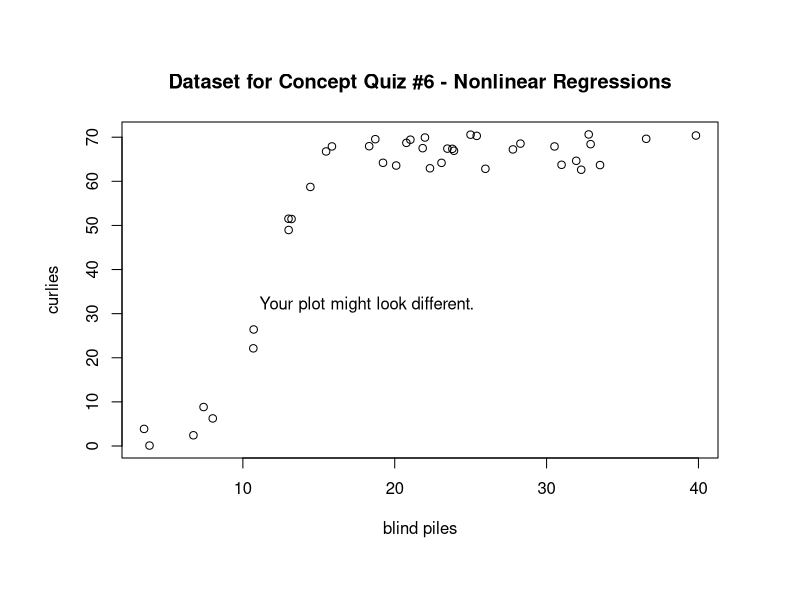
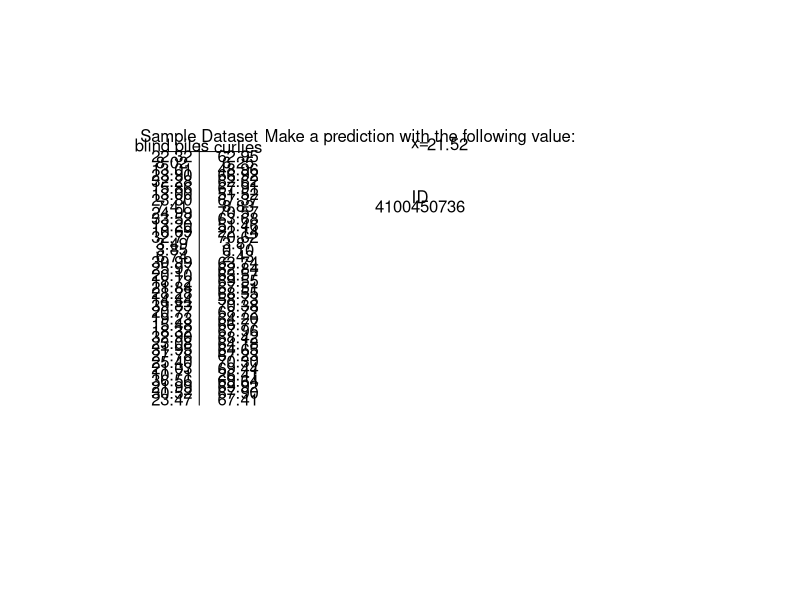
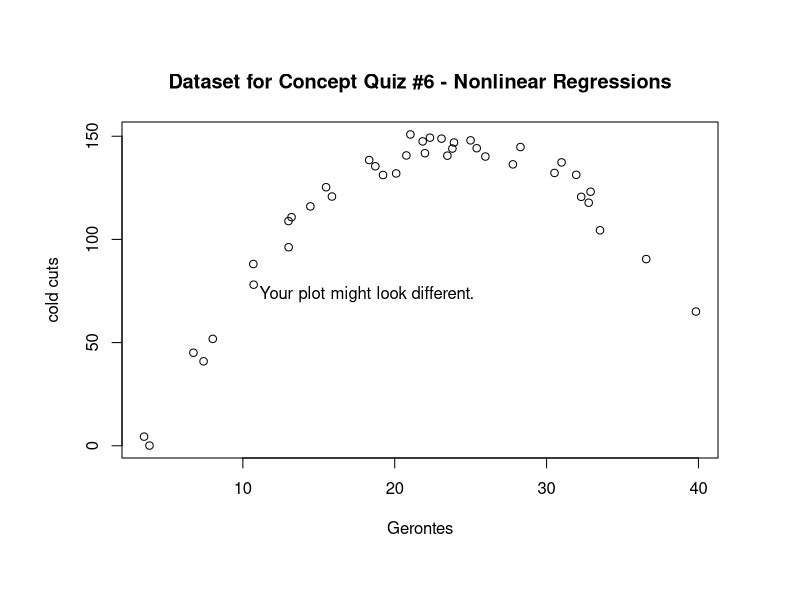
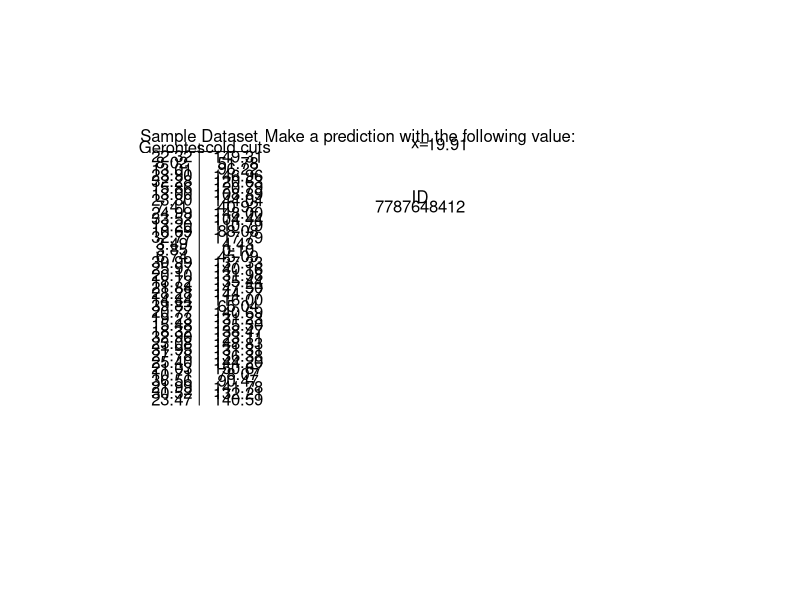
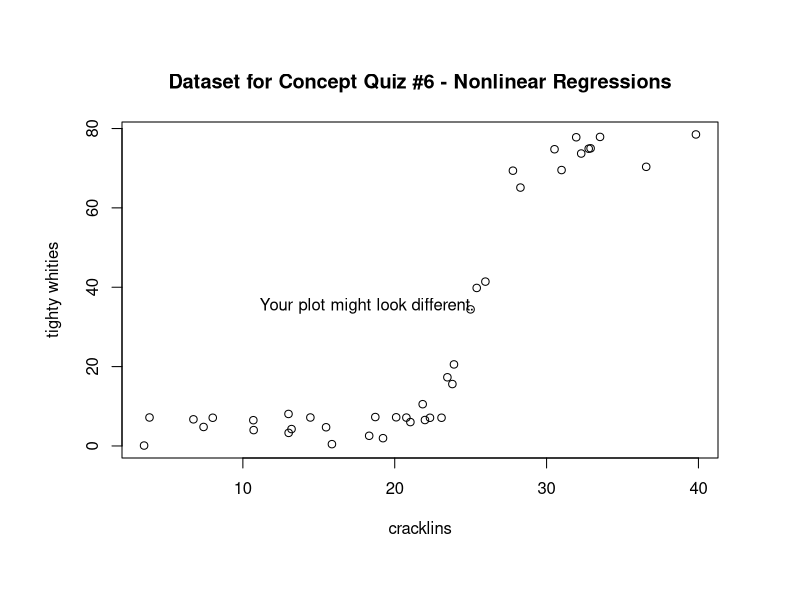
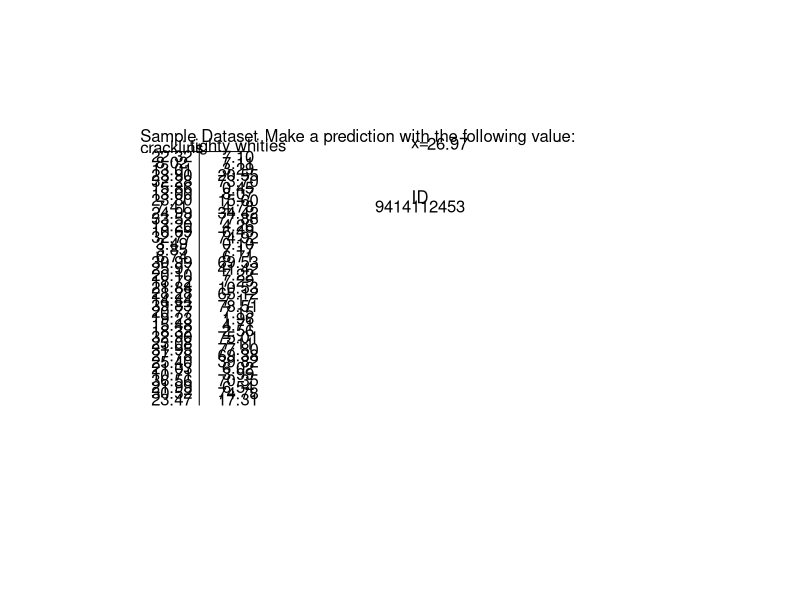
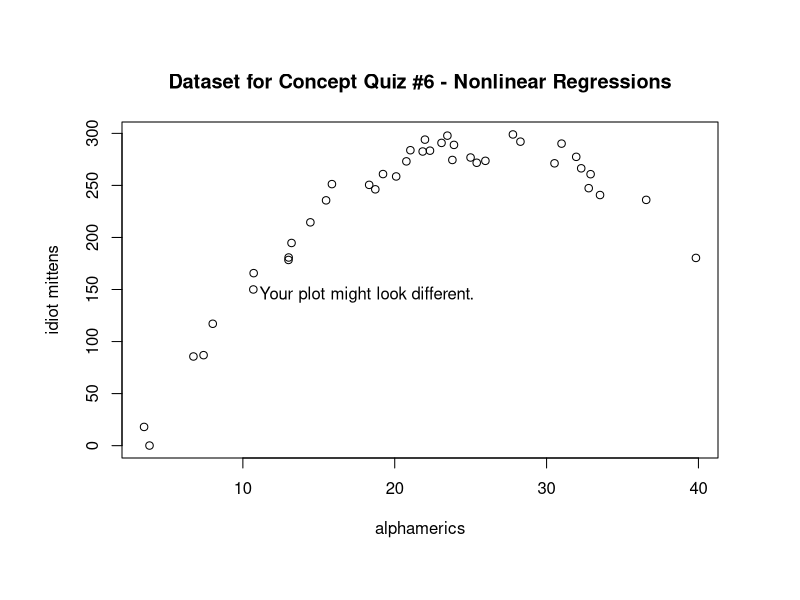
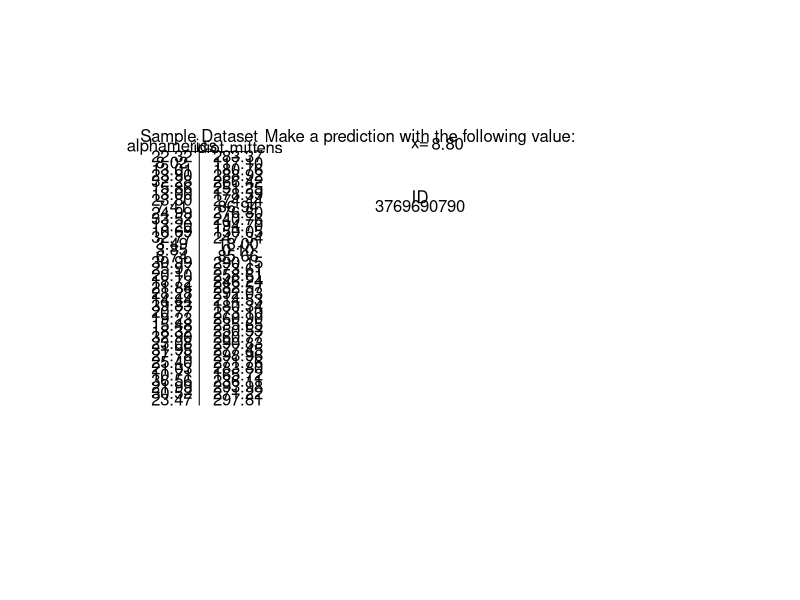

Here is the R script that generated these plots, in order:
## Designed to make random datasets for students to use in class assignments.

# Number of data points per dataset
n <- 40

# Upper bound for x-values. Lower bound is defaulted to zero.
r <- 40

# Create random (uniform) assortment of explanatory values.
x <- runif(n,min=0.01,max=r)

# Import list of plural nouns to be used to describe values.
nouns <- read.csv(file='nouns.csv')
print(head(nouns))

# Start a pdf file.
pdf(file="test.pdf",width=8.5,height=11,paper='special')

# Loop through the creation process. Each time through creates "two pages" that amount to a front and a back.
for (i in 1:52){
# Randomly assign an ID to this dataset	
	id <- sample(1000000000:9999999999,1)
# Randomly pick plural nouns to assign to explanatory and response values.
	pt <- sample(35:1200,1)
	xlabel <- nouns[pt,1]
	pt <- sample(35:1200,1)
	ylabel <- nouns[pt,1]
# Randomly pick which function family to use.
	funcType <- sample(2:5,1)
# Use the family function to produce a list of response values.
# Each function is randomized so that no two datasets will be identical.
### Function Types
	if (funcType == 1){
 	## Cubic
		a <- -0.00729167
		b <- 0.195833
  		y <- a*(x-10)*(x-10)*(x-10)+b*(x-10)*(x-10)
	} else if (funcType == 2){
 	## Logistic
  		mid <- runif(1,r/4,3*r/4)
		top <- runif(1,r/5,3*r)
  		c <- runif(1,-1,-.5)
  		y <- top/(1+exp(c*(x-mid)))
	} else if (funcType == 3){
 	## Quadratic
  		d <- runif(1,-.9,-.1)
		mid <- runif(1,r/3,2*r/3)
  		y <- d*(x-mid)*(x-mid)+r/2
	} else if (funcType == 4){
 	## Exponential
  		b <- runif(1,0.1,0.9)
		y <- b*exp(x/3)
	} else if (funcType == 5){
 	## Logarithmic
		a <- runif(1,1,2)
		b <- runif(1,3,8)
		c <- runif(1,5,15)
		y <- a*log(b*x)+c
	}
# Code here is to add "noise" to the response values.
# Get the range of values
	range = max(y)-min(y)
# Let the max err be about 7% 
	err = range/15
# Loop through the response values and add a random amount of noise.
	for(i in 1:length(y)){
		y[i] <- y[i]+runif(1,min=-err,max=err)
	}
# Move the response values up so that none are negative. This makes the logarithmic function easier to model.
	y <- y - min(y)+.1


##This is oudated and/or misplaced. But I'm scared to delete, just yet.
##export <- cbind(x,y)
##print(export)
##write.csv(export,'export.csv',row.names=FALSE)
##pdf(file="test.pdf",width=8.5,height=11,paper='special')

# Keeps the plot on the front page in the printable margins
	par(oma=c(2,2,2,2))
# Front page
	plot(x,y,main="Dataset for Concept Quiz #6 - Nonlinear Regressions",xlab=xlabel,ylab=ylabel)
	## g <- nls(y ~ a + ((b - a)/(1 + exp(-c * (x - d)))), start = list(a = min(y), 
    ## b = max(y), c = 1, d = round(median(x))), trace = TRUE)
	text((max(x)-min(x))/2,range/2,"Your plot might look different.")
# Back page
	plot.new()
	text(.05,.96,xlabel)
	text(.17,.96,ylabel)
	text(.1,.99,"Sample Dataset")
	for (i in 1:length(x)){
		text(.05,.95-.02*i,format(round(x[i],2),nsmall=2))
		text(.17,.95-.02*i,format(round(y[i],2),nsmall=2))
	}
	segments(.03,.945,.19,.945)
	segments(.1,.95+.02,.1,.95-.02*length(x)-.02)
	text(.5,.99,"Make a prediction with the following value:")
	text(.5,.97,"x=")
	text(.55,.97,format(round(runif(1,0.1,r),2),nsmall=2))
	text(.5,.8,"ID")
	text(.5,.77,id)
}

# Close PDF
dev.off()